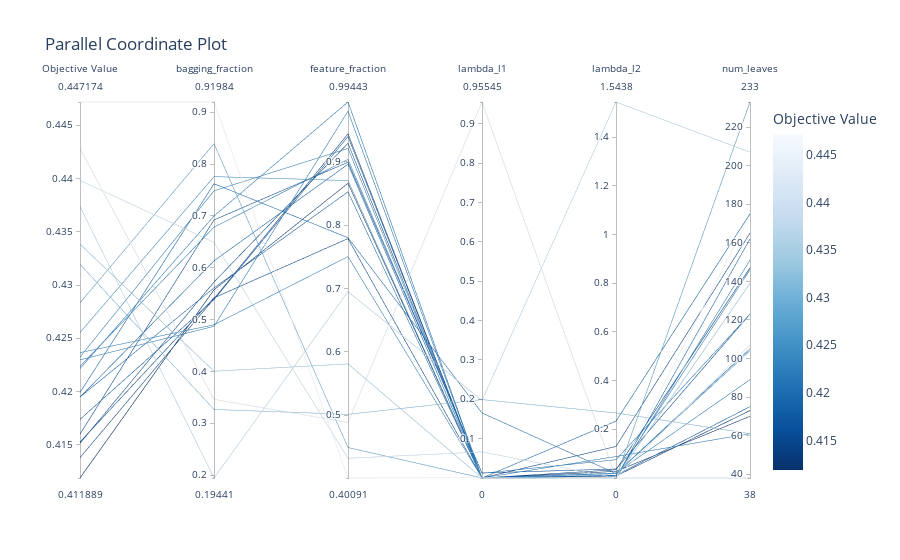

The code cell stored with this chart in its notebook:
### Markdown cell above
## Visualize parallel_coordinate

When I check the best valued line, which is most blue color line starts from left-bottom, we can see following behavior:

 - higher high feature_fraction seems better
 - lower lambda_l1 seems better
 - lower lambda_l2 seems better
 - not too big num_leaves seems better
 
for debugging data. This is very small data, so it is reasonable that it should use all the feature and less regularization...

### Code cell
optuna.visualization.plot_parallel_coordinate(study)

### Figure 1 — Plotly figure (JSON) as saved in the notebook; plotly's stock layout.template omitted (floating-point values rounded to 4 significant figures)
{"data": [{"dimensions": [{"label": "Objective Value", "range": [0.4119, 0.4472], "values": [0.4472, 0.4398, 0.4283, 0.4428, 0.4374, 0.4319, 0.4338, 0.4199, 0.4255, 0.4232, 0.4119, 0.4153, 0.4237, 0.4195, 0.423, 0.4152, 0.416, 0.4224, 0.4195, 0.4174, 0.4138, 0.4222]}, {"label": "bagging_fraction", "range": [0.1944, 0.9198], "values": [0.9198, 0.6492, 0.8393, 0.3462, 0.1944, 0.3266, 0.4004, 0.762, 0.7758, 0.7485, 0.5575, 0.542, 0.49, 0.5612, 0.4871, 0.5726, 0.6923, 0.6783, 0.6133, 0.5387, 0.5402, 0.6999]}, {"label": "feature_fraction", "range": [0.4009, 0.9944], "values": [0.4009, 0.432, 0.449, 0.4885, 0.695, 0.5014, 0.581, 0.7802, 0.8704, 0.9211, 0.8662, 0.7788, 0.7504, 0.8526, 0.98, 0.9293, 0.8994, 0.904, 0.8962, 0.94, 0.9442, 0.9944]}, {"label": "lambda_l1", "range": [1.413e-08, 0.9554], "values": [0.0008617, 0.0662, 1.984e-07, 0.9554, 0.1971, 0.1993, 6.926e-06, 0.1653, 1.044e-07, 1.413e-08, 3.527e-05, 2.217e-05, 1.701e-05, 2.746e-05, 0.0001039, 0.0001452, 0.01286, 0.01198, 7.792e-06, 2.887e-05, 2.666e-05, 1.487e-07]}, {"label": "lambda_l2", "range": [9.327e-06, 1.544], "values": [0.0002752, 9.451e-06, 0.0009792, 9.327e-06, 1.544, 0.267, 1.349e-05, 0.01826, 0.01776, 0.0204, 0.02722, 0.03387, 0.0009655, 0.2336, 0.08825, 0.1295, 0.03693, 0.07499, 0.0006245, 0.01126, 0.007856, 0.009079]}, {"label": "num_leaves", "range": [38, 233], "values": [174, 38, 233, 107, 207, 61, 139, 105, 104, 89, 70, 147, 151, 175, 61, 165, 123, 123, 162, 75, 73, 146]}], "line": {"color": [0.4472, 0.4398, 0.4283, 0.4428, 0.4374, 0.4319, 0.4338, 0.4199, 0.4255, 0.4232, 0.4119, 0.4153, 0.4237, 0.4195, 0.423, 0.4152, 0.416, 0.4224, 0.4195, 0.4174, 0.4138, 0.4222], "colorbar": {"title": {"text": "Objective Value"}}, "colorscale": [[0.0, "rgb(247,251,255)"], [0.125, "rgb(222,235,247)"], [0.25, "rgb(198,219,239)"], [0.375, "rgb(158,202,225)"], [0.5, "rgb(107,174,214)"], [0.625, "rgb(66,146,198)"], [0.75, "rgb(33,113,181)"], [0.875, "rgb(8,81,156)"], [1.0, "rgb(8,48,107)"]], "reversescale": true, "showscale": true}, "type": "parcoords"}], "layout": {"title": {"text": "Parallel Coordinate Plot"}}}
